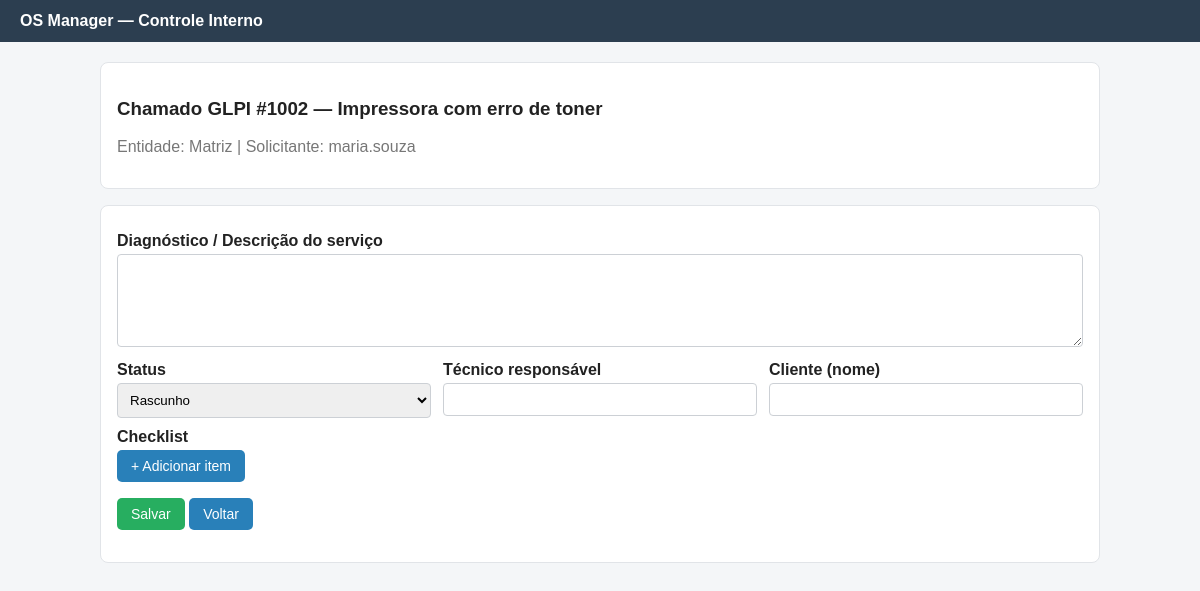
/app/os.php?tickets_id=1002, run on the app's committed database.
### tables this page shows
CREATE TABLE IF NOT EXISTS glpi_tickets (
    id INT UNSIGNED AUTO_INCREMENT PRIMARY KEY,
    name VARCHAR(255) NOT NULL,
    date TIMESTAMP DEFAULT CURRENT_TIMESTAMP,
    status INT NOT NULL DEFAULT 1,
    entities_id INT UNSIGNED NOT NULL DEFAULT 0,
    is_deleted TINYINT NOT NULL DEFAULT 0
);

CREATE TABLE IF NOT EXISTS glpi_entities (
    id INT UNSIGNED AUTO_INCREMENT PRIMARY KEY,
    name VARCHAR(255) NOT NULL,
    entities_id INT UNSIGNED NOT NULL DEFAULT 0
);

### app/os.php (the view, shortened to what this page needs)
<?php
require_once __DIR__ . '/common.php';
$tickets_id = isset($_GET['tickets_id']) ? intval($_GET['tickets_id']) : 0;
function load_ticket($DB, $tid)
{
    return $DB->query(
        "SELECT t.id, t.name, t.entities_id, e.name AS entity,
            (SELECT GROUP_CONCAT(u.name SEPARATOR ', ') FROM glpi_tickets_users tu JOIN glpi_users u ON u.id = tu.users_id WHERE tu.tickets_id = t.id AND tu.type = 1) AS requester
         FROM glpi_tickets t
         LEFT JOIN glpi_entities e ON e.id = t.entities_id
         WHERE t.id = $tid AND t.is_deleted = 0"
    )->fetch_assoc();
}
$order = null;
$ticket = null;
if ($tickets_id) {
    $ticket = load_ticket($DB, $tickets_id);
}
$status      = $order['status'] ?? 1;
$diagnosis   = $order['diagnosis'] ?? '';
$technician  = $order['technician'] ?? '';
$client_name = $order['client_name'] ?? '';
$requester   = $order['requester'] ?? ($ticket['requester'] ?? '');
?>
<div class="card">
  <h3>Chamado GLPI #<?= h($ticket['id'] ?? $tickets_id) ?> — <?= h($ticket['name'] ?? '') ?></h3>
  <p class="muted">Entidade: <?= h($ticket['entity'] ?? '') ?> | Solicitante: <?= h($requester) ?></p>
</div>
<form method="post" class="card">
  <label>Diagnóstico / Descrição do serviço</label>
  <textarea name="diagnosis" rows="5"><?= h($diagnosis) ?></textarea>
  <div class="row">
    <div>
      <label>Status</label>
      <select name="status">
        <option value="1" <?= $status == 1 ? 'selected' : '' ?>>Rascunho</option>
      </select>
    </div>
    <div>
      <label>Técnico responsável</label>
      <input name="technician" value="<?= h($technician) ?>">
    </div>
    <div>
      <label>Cliente (nome)</label>
      <input name="client_name" value="<?= h($client_name) ?>">
    </div>
  </div>
  <label>Checklist</label>
  <button type="button" class="btn" onclick="addCheck()">+ Adicionar item</button>
  <p>
    <button class="btn green" type="submit">Salvar</button>
    <a class="btn" href="index.php">Voltar</a>
  </p>
</form>

### app/common.php (style rules this page uses)
body { font-family: Arial, Helvetica, sans-serif; margin: 0; background: #f4f6f8; color: #222; }
.card { background: #fff; border: 1px solid #e1e4e8; border-radius: 8px; padding: 16px; margin-bottom: 16px; }
input, select, textarea { width: 100%; padding: 8px; box-sizing: border-box; border: 1px solid #ccd0d5; border-radius: 4px; }
label { font-weight: bold; display: block; margin: 10px 0 4px; }
.btn { display: inline-block; padding: 8px 14px; background: #2980b9; color: #fff; border: none; border-radius: 5px; cursor: pointer; text-decoration: none; font-size: 14px; }
.btn.green { background: #27ae60; }
.muted { color: #777; }
.row { display: flex; gap: 12px; }
.row > div { flex: 1; }

### data on the page
glpi_tickets: id "1002", name "Impressora com erro de toner", glpi_entities.name "Matriz"

### other printed values
$requester "maria.souza"
